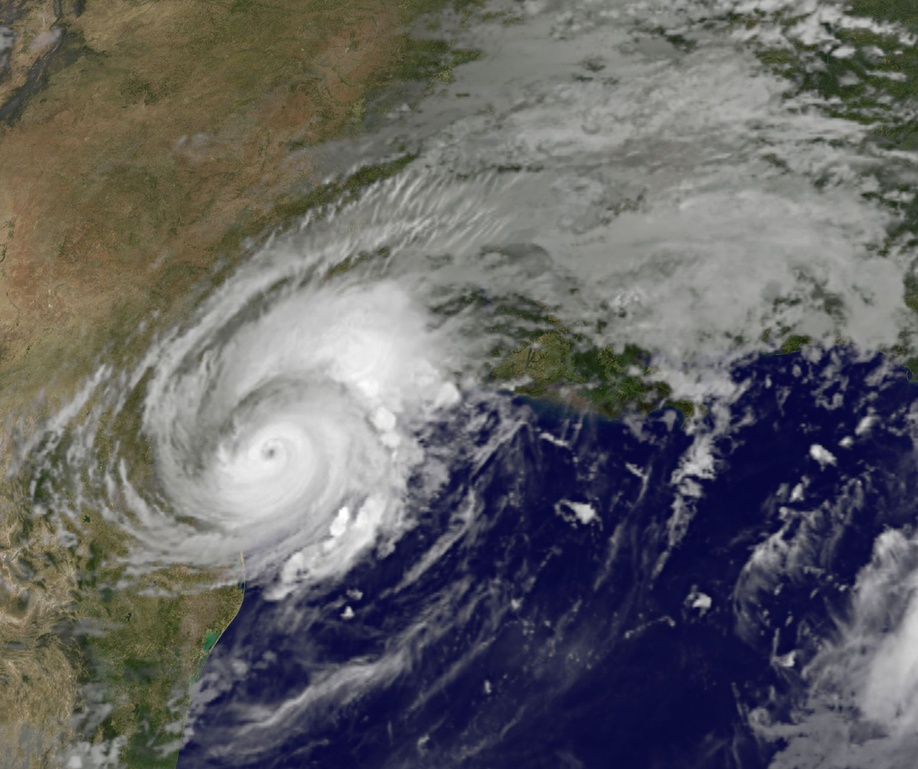
#> input picture SVDdecomposition/harvey-saturday-goes7am.jpg, 918 x 769 px, shrunk from 1548 x 1296 before the run
$ python hw01.py
#> lines starting #> are read from the running program, lines starting #| are printed output that depends on the picture; long printed decimals are rounded
import numpy as np
import Image

k=40   # for changing the number of eigenvalues, simply modify this k

X = np.asarray(Image.open('harvey-saturday-goes7am.jpg').convert('L'))
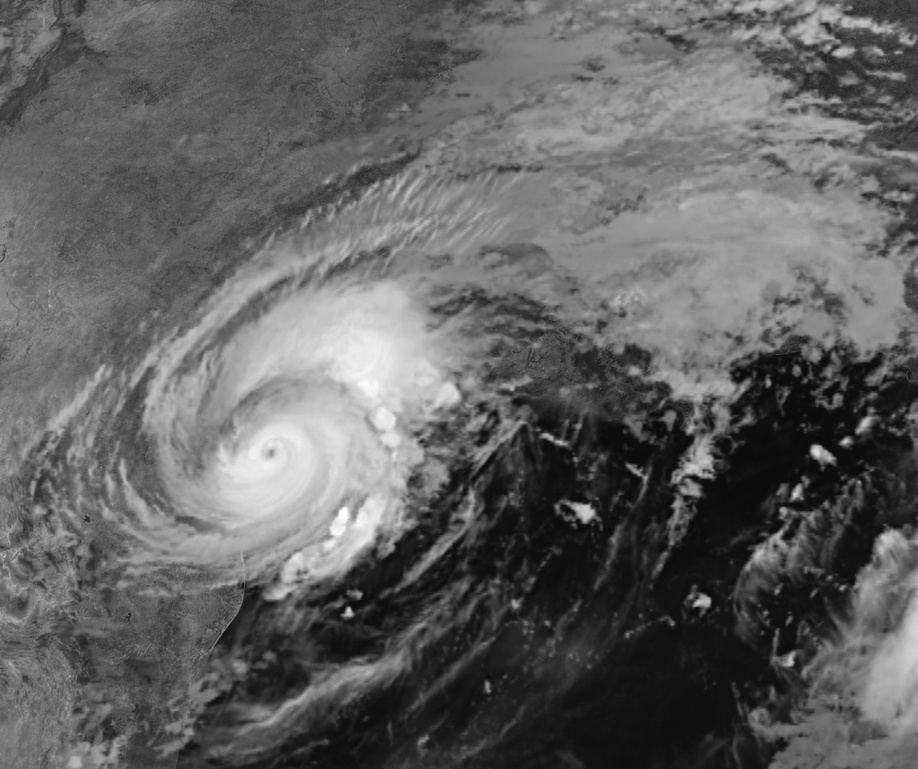
#> X: shape (769, 918); min 7, max 255, mean 97.8
print(X.shape)
#| (769, 918)
U, s, V = np.linalg.svd(X, full_matrices=True)
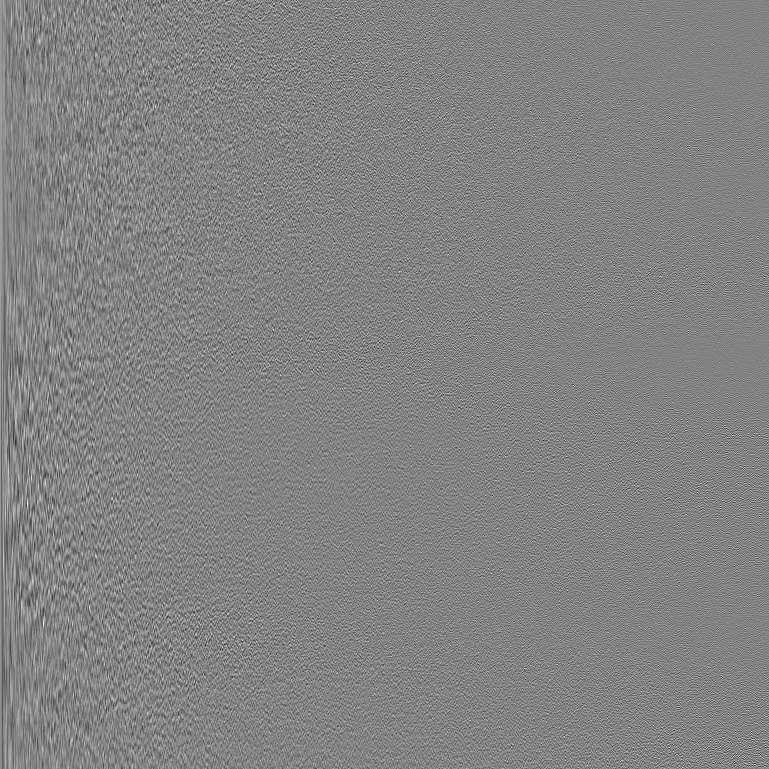
#> U: shape (769, 769) float64; min -0.233, max 0.219, mean 3.55e-05; drawn with min black and max white
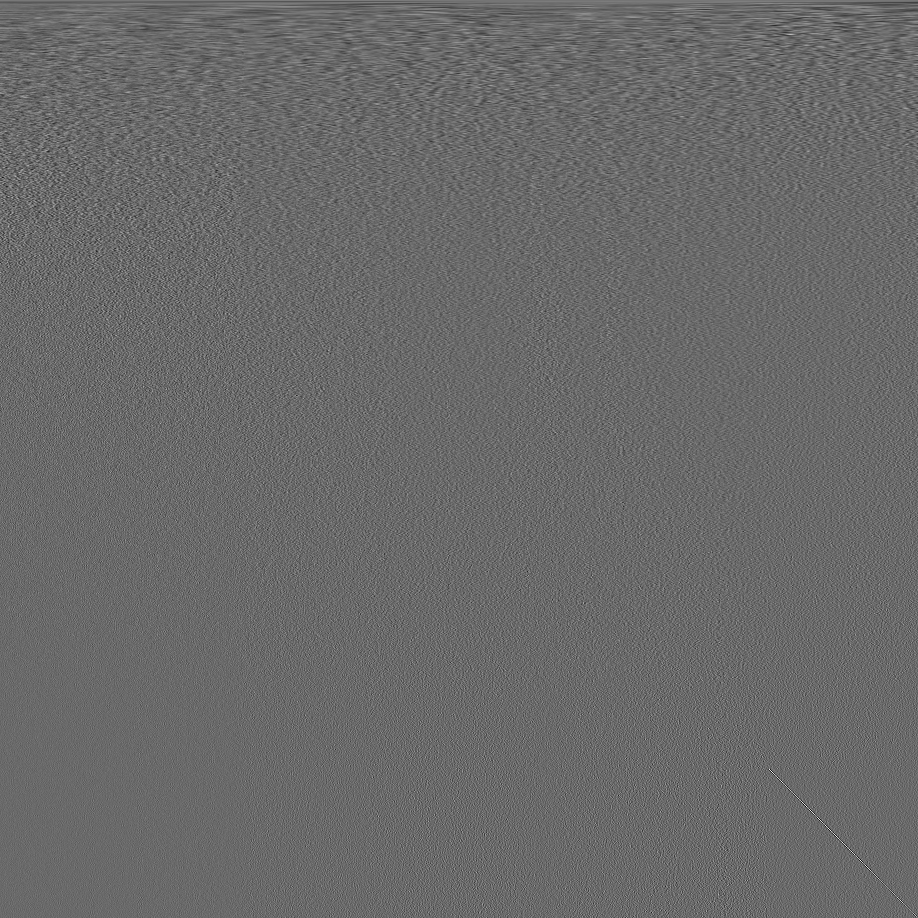
#> V: shape (918, 918) float64; min -0.251, max 0.352, mean 3.89e-05; drawn with min black and max white
#> s = 769 values, max 85570.6 at index 0, min 1.93 at index 768, mean 441.4
m = len(U)
#> m = 769
n = len(V)
#> n = 918

snot = np.zeros((m,n))
for i in range(0,k):
    snot[i,i] = s[i]

Xnot = np.dot(U,snot)
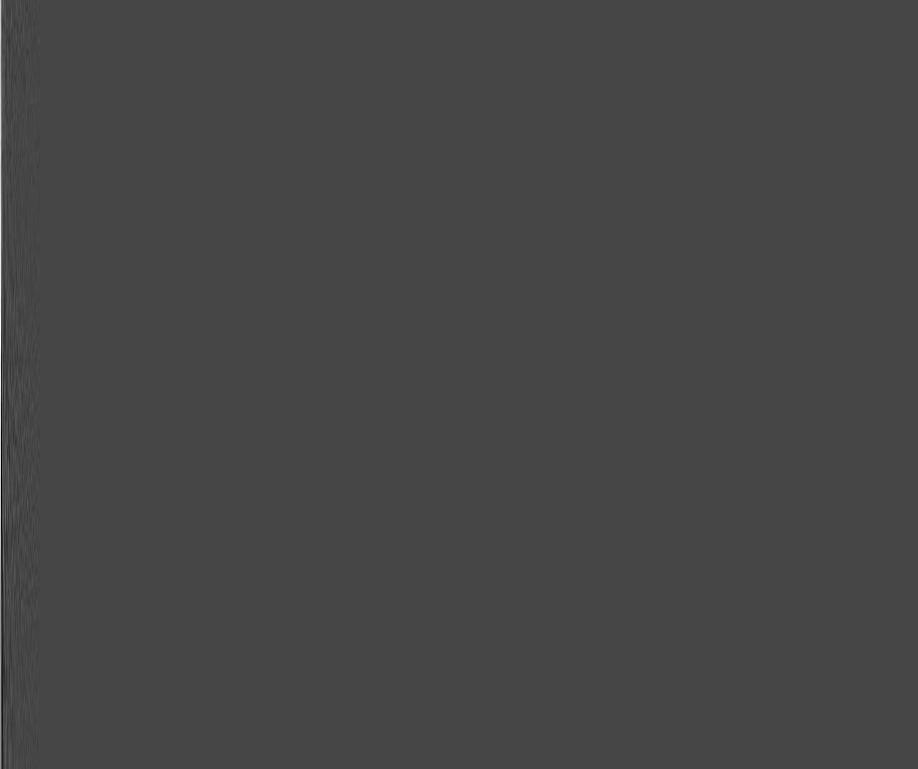
#> Xnot: shape (769, 918) float64; min -1614.8, max 4237.8, mean 3.1; drawn with min black and max white
Xnot = np.dot(Xnot,V)
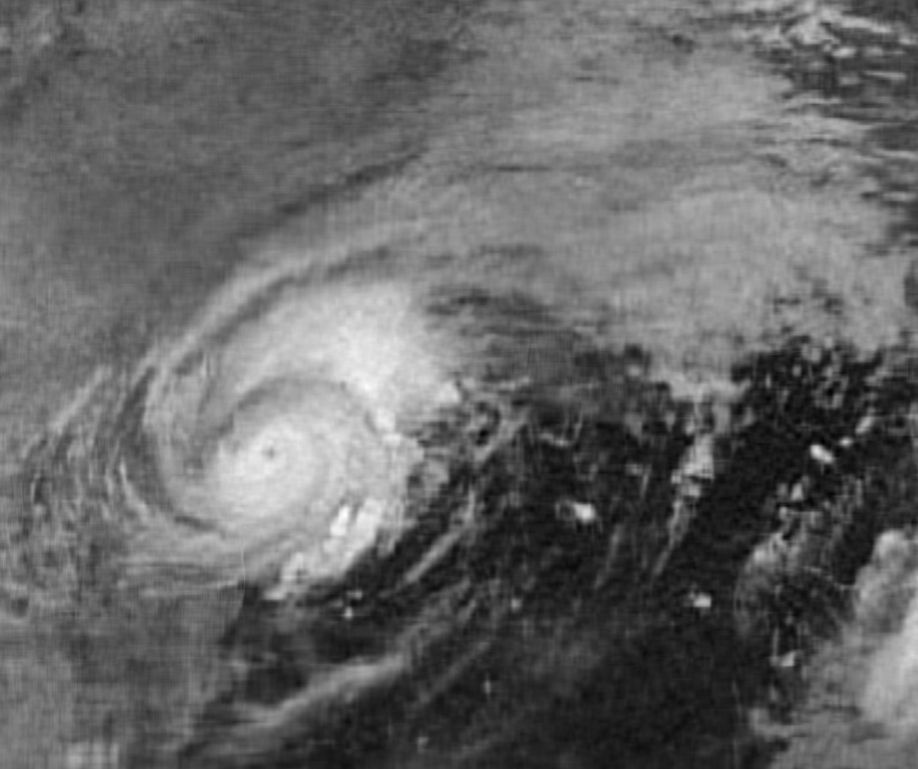
#> Xnot: shape (769, 918) float64; min -14.26, max 265.4, mean 97.8; drawn with min black and max white

img = Image.fromarray(((Xnot).astype(np.uint8)))
img.save('out.bmp')
img.show()

#calculate ratio
print(np.linalg.norm(X-Xnot)/np.linalg.norm(X))
#| 0.08332

$ run again, with SVDdecomposition/k=2.bmp saved as SVDdecomposition/harvey-saturday-goes7am.jpg
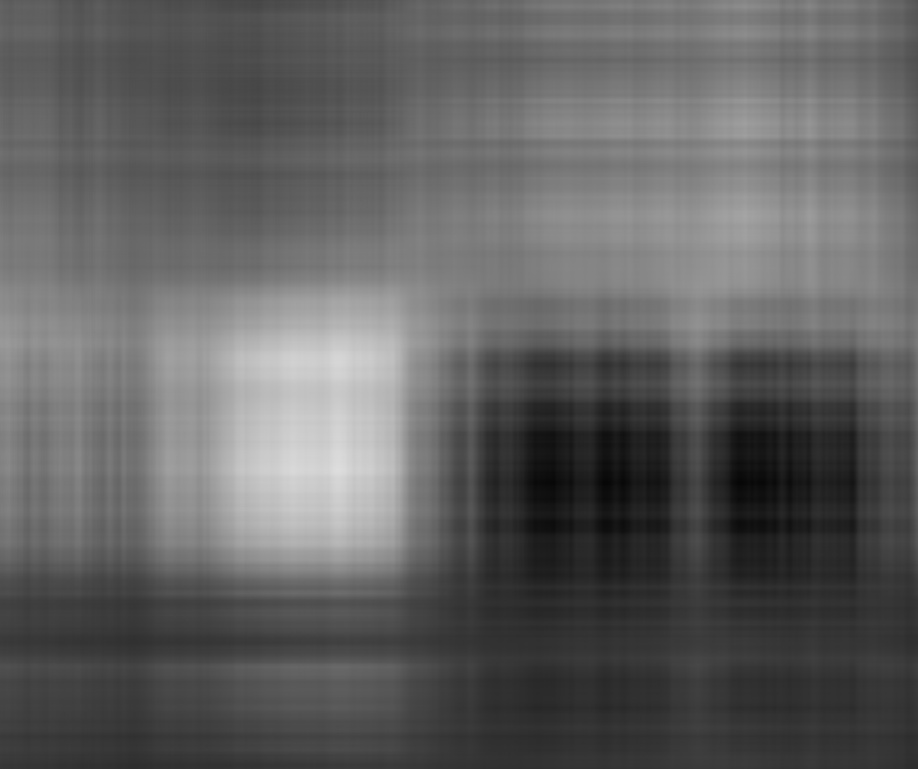
#> input picture SVDdecomposition/k=2.bmp, 918 x 769 px, shrunk from 1548 x 1296 before the run
#> X is the input picture: shape (769, 918); min 6, max 222, mean 96.6
#| (769, 918)
#> `U, s, V = np.linalg.svd(X, full_matrices=True)`:
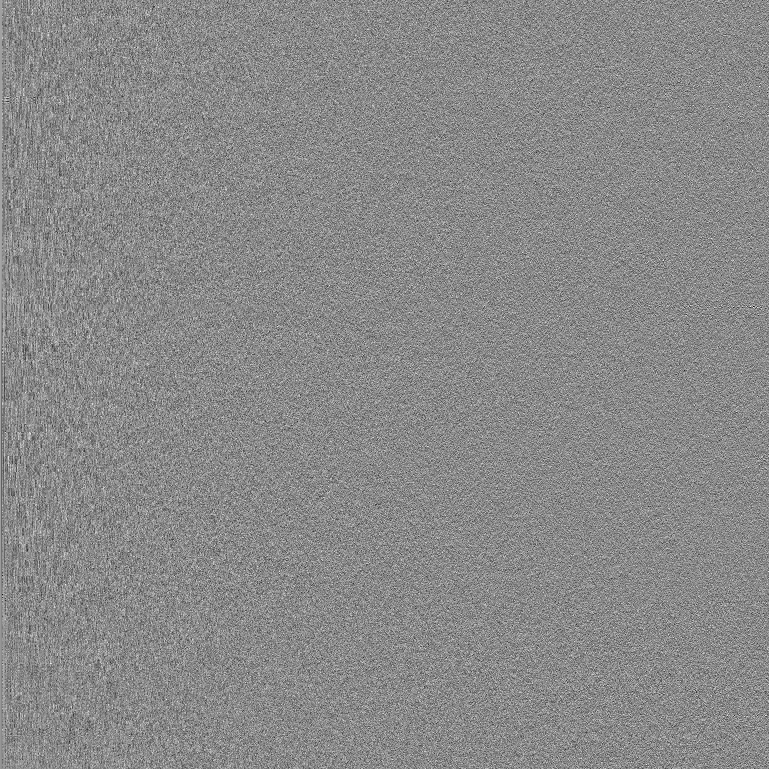
#> U: shape (769, 769) float64; min -0.213, max 0.181, mean 4.53e-05; drawn with min black and max white
#> `U, s, V = np.linalg.svd(X, full_matrices=True)`:
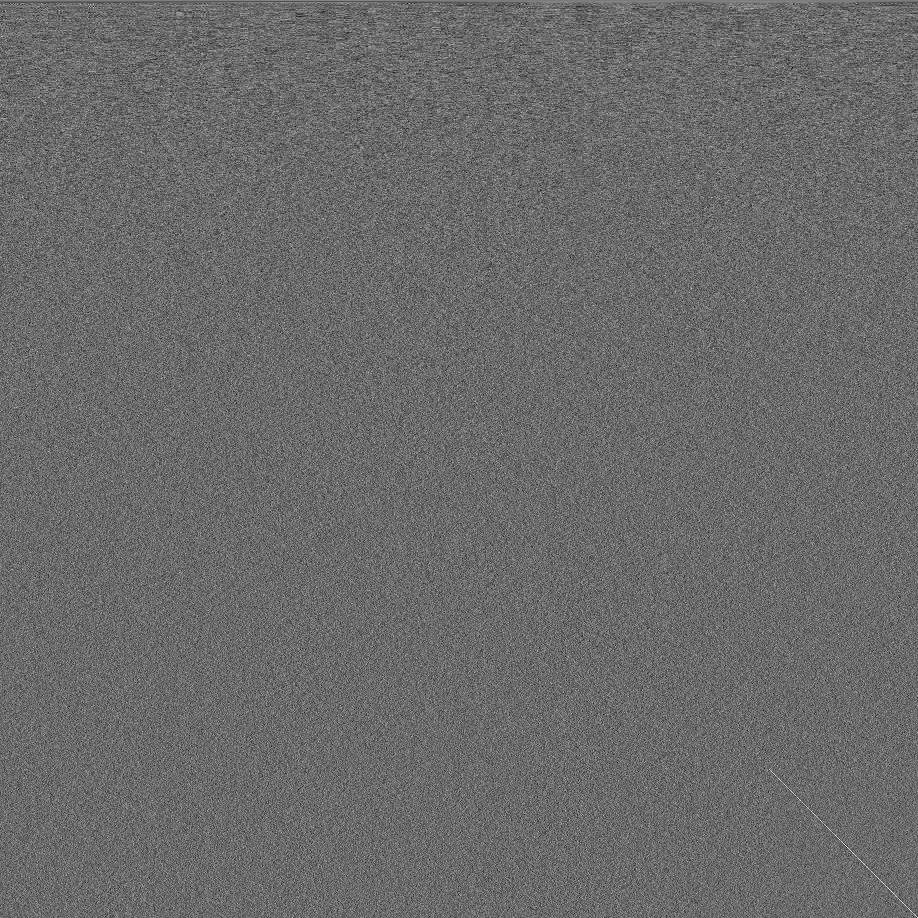
#> V: shape (918, 918) float64; min -0.178, max 0.247, mean 3.84e-05; drawn with min black and max white
#> s = 769 values, max 84816.3 at index 0, min 0.79 at index 768, mean 151.4
#> m = 769
#> n = 918
#| 0.003013
